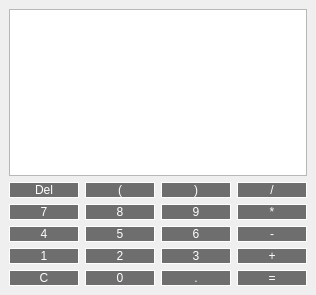
<?xml version="1.0" encoding="UTF-8"?>
<ui version="4.0">
 <class>MainWindow</class>
 <widget class="QMainWindow" name="MainWindow">
  <property name="geometry">
   <rect>
    <x>0</x>
    <y>0</y>
    <width>316</width>
    <height>295</height>
   </rect>
  </property>
  <property name="minimumSize">
   <size>
    <width>250</width>
    <height>200</height>
   </size>
  </property>
  <property name="maximumSize">
   <size>
    <width>1920</width>
    <height>1080</height>
   </size>
  </property>
  <property name="cursor">
   <cursorShape>CrossCursor</cursorShape>
  </property>
  <property name="windowTitle">
   <string notr="true">Calculator</string>
  </property>
  <property name="windowIcon">
   <iconset theme="accessories-calculator"/>
  </property>
  <property name="windowOpacity">
   <double>0.850000000000000</double>
  </property>
  <widget class="QWidget" name="centralwidget">
   <layout class="QGridLayout" name="gridLayout">
    <item row="6" column="0">
     <widget class="QPushButton" name="add4PushButton">
      <property name="styleSheet">
       <string notr="true">QPushButton {
  background-color: rgb(110, 110, 110);
  color: white; 
  border: 1px solid white;
  border-radius: 18px;
}

QPushButton:pressed {
    background-color: qlineargradient(x1: 0, y1: 0, x2: 0, y2: 1,
                                      stop: 0 #FF7832, stop: 1 #FF9739);
}</string>
      </property>
      <property name="text">
       <string>4</string>
      </property>
     </widget>
    </item>
    <item row="5" column="3">
     <widget class="QPushButton" name="multiplyPushButton">
      <property name="styleSheet">
       <string notr="true">QPushButton {
  background-color: rgb(110, 110, 110);
  color: white; 
  border: 1px solid white;
  border-radius: 18px;
}

QPushButton:pressed {
    background-color: qlineargradient(x1: 0, y1: 0, x2: 0, y2: 1,
                                      stop: 0 #FF7832, stop: 1 #FF9739);
}</string>
      </property>
      <property name="text">
       <string>*</string>
      </property>
     </widget>
    </item>
    <item row="7" column="2">
     <widget class="QPushButton" name="add3PushButton">
      <property name="styleSheet">
       <string notr="true">QPushButton {
  background-color: rgb(110, 110, 110);
  color: white; 
  border: 1px solid white;
  border-radius: 18px;
}

QPushButton:pressed {
    background-color: qlineargradient(x1: 0, y1: 0, x2: 0, y2: 1,
                                      stop: 0 #FF7832, stop: 1 #FF9739);
}</string>
      </property>
      <property name="text">
       <string>3</string>
      </property>
     </widget>
    </item>
    <item row="8" column="3">
     <widget class="QPushButton" name="equalPushButton">
      <property name="styleSheet">
       <string notr="true">QPushButton {
  background-color: rgb(110, 110, 110);
  color: white; 
  border: 1px solid white;
  border-radius: 18px;
}

QPushButton:pressed {
    background-color: qlineargradient(x1: 0, y1: 0, x2: 0, y2: 1,
                                      stop: 0 #FF7832, stop: 1 #FF9739);
}</string>
      </property>
      <property name="text">
       <string>=</string>
      </property>
     </widget>
    </item>
    <item row="7" column="1">
     <widget class="QPushButton" name="add2PushButton">
      <property name="styleSheet">
       <string notr="true">QPushButton {
  background-color: rgb(110, 110, 110);
  color: white; 
  border: 1px solid white;
  border-radius: 18px;
}

QPushButton:pressed {
    background-color: qlineargradient(x1: 0, y1: 0, x2: 0, y2: 1,
                                      stop: 0 #FF7832, stop: 1 #FF9739);
}</string>
      </property>
      <property name="text">
       <string>2</string>
      </property>
     </widget>
    </item>
    <item row="5" column="1">
     <widget class="QPushButton" name="add8PushButton">
      <property name="styleSheet">
       <string notr="true">QPushButton {
  background-color: rgb(110, 110, 110);
  color: white; 
  border: 1px solid white;
  border-radius: 18px;
}

QPushButton:pressed {
    background-color: qlineargradient(x1: 0, y1: 0, x2: 0, y2: 1,
                                      stop: 0 #FF7832, stop: 1 #FF9739);
}</string>
      </property>
      <property name="text">
       <string>8</string>
      </property>
     </widget>
    </item>
    <item row="7" column="0">
     <widget class="QPushButton" name="add1PushButton">
      <property name="styleSheet">
       <string notr="true">QPushButton {
  background-color: rgb(110, 110, 110);
  color: white; 
  border: 1px solid white;
  border-radius: 18px;
}

QPushButton:pressed {
    background-color: qlineargradient(x1: 0, y1: 0, x2: 0, y2: 1,
                                      stop: 0 #FF7832, stop: 1 #FF9739);
}</string>
      </property>
      <property name="text">
       <string>1</string>
      </property>
     </widget>
    </item>
    <item row="5" column="0">
     <widget class="QPushButton" name="add7PushButton">
      <property name="styleSheet">
       <string notr="true">QPushButton {
  background-color: rgb(110, 110, 110);
  color: white; 
  border: 1px solid white;
  border-radius: 18px;
}

QPushButton:pressed {
    background-color: qlineargradient(x1: 0, y1: 0, x2: 0, y2: 1,
                                      stop: 0 #FF7832, stop: 1 #FF9739);
}</string>
      </property>
      <property name="text">
       <string>7</string>
      </property>
     </widget>
    </item>
    <item row="6" column="3">
     <widget class="QPushButton" name="minusPushButton">
      <property name="styleSheet">
       <string notr="true">QPushButton {
  background-color: rgb(110, 110, 110);
  color: white; 
  border: 1px solid white;
  border-radius: 18px;
}

QPushButton:pressed {
    background-color: qlineargradient(x1: 0, y1: 0, x2: 0, y2: 1,
                                      stop: 0 #FF7832, stop: 1 #FF9739);
}</string>
      </property>
      <property name="text">
       <string>-</string>
      </property>
     </widget>
    </item>
    <item row="8" column="2">
     <widget class="QPushButton" name="addDotPushButton">
      <property name="styleSheet">
       <string notr="true">QPushButton {
  background-color: rgb(110, 110, 110);
  color: white; 
  border: 1px solid white;
  border-radius: 18px;
}

QPushButton:pressed {
    background-color: qlineargradient(x1: 0, y1: 0, x2: 0, y2: 1,
                                      stop: 0 #FF7832, stop: 1 #FF9739);
}</string>
      </property>
      <property name="text">
       <string>.</string>
      </property>
     </widget>
    </item>
    <item row="5" column="2">
     <widget class="QPushButton" name="add9PushButton">
      <property name="styleSheet">
       <string notr="true">QPushButton {
  background-color: rgb(110, 110, 110);
  color: white; 
  border: 1px solid white;
  border-radius: 18px;
}

QPushButton:pressed {
    background-color: qlineargradient(x1: 0, y1: 0, x2: 0, y2: 1,
                                      stop: 0 #FF7832, stop: 1 #FF9739);
}</string>
      </property>
      <property name="text">
       <string>9</string>
      </property>
     </widget>
    </item>
    <item row="6" column="1">
     <widget class="QPushButton" name="add5PushButton">
      <property name="styleSheet">
       <string notr="true">QPushButton {
  background-color: rgb(110, 110, 110);
  color: white; 
  border: 1px solid white;
  border-radius: 18px;
}

QPushButton:pressed {
    background-color: qlineargradient(x1: 0, y1: 0, x2: 0, y2: 1,
                                      stop: 0 #FF7832, stop: 1 #FF9739);
}</string>
      </property>
      <property name="text">
       <string>5</string>
      </property>
     </widget>
    </item>
    <item row="7" column="3">
     <widget class="QPushButton" name="plusPushButton">
      <property name="styleSheet">
       <string notr="true">QPushButton {
  background-color: rgb(110, 110, 110);
  color: white; 
  border: 1px solid white;
  border-radius: 18px;
}

QPushButton:pressed {
    background-color: qlineargradient(x1: 0, y1: 0, x2: 0, y2: 1,
                                      stop: 0 #FF7832, stop: 1 #FF9739);
}</string>
      </property>
      <property name="text">
       <string>+</string>
      </property>
     </widget>
    </item>
    <item row="0" column="0" colspan="4">
     <widget class="QTextEdit" name="outputLabel">
      <property name="enabled">
       <bool>true</bool>
      </property>
      <property name="sizePolicy">
       <sizepolicy hsizetype="Preferred" vsizetype="Preferred">
        <horstretch>0</horstretch>
        <verstretch>0</verstretch>
       </sizepolicy>
      </property>
     </widget>
    </item>
    <item row="6" column="2">
     <widget class="QPushButton" name="add6PushButton">
      <property name="styleSheet">
       <string notr="true">QPushButton {
  background-color: rgb(110, 110, 110);
  color: white; 
  border: 1px solid white;
  border-radius: 18px;
}

QPushButton:pressed {
    background-color: qlineargradient(x1: 0, y1: 0, x2: 0, y2: 1,
                                      stop: 0 #FF7832, stop: 1 #FF9739);
}</string>
      </property>
      <property name="text">
       <string>6</string>
      </property>
     </widget>
    </item>
    <item row="3" column="3">
     <widget class="QPushButton" name="dividePushButton">
      <property name="styleSheet">
       <string notr="true">QPushButton {
  background-color: rgb(110, 110, 110);
  color: white; 
  border: 1px solid white;
  border-radius: 18px;
}

QPushButton:pressed {
    background-color: qlineargradient(x1: 0, y1: 0, x2: 0, y2: 1,
                                      stop: 0 #FF7832, stop: 1 #FF9739);
}</string>
      </property>
      <property name="text">
       <string>/</string>
      </property>
     </widget>
    </item>
    <item row="8" column="1">
     <widget class="QPushButton" name="add0PushButton">
      <property name="styleSheet">
       <string notr="true">QPushButton {
  background-color: rgb(110, 110, 110);
  color: white; 
  border: 1px solid white;
  border-radius: 18px;
}

QPushButton:pressed {
    background-color: qlineargradient(x1: 0, y1: 0, x2: 0, y2: 1,
                                      stop: 0 #FF7832, stop: 1 #FF9739);
}</string>
      </property>
      <property name="text">
       <string>0</string>
      </property>
     </widget>
    </item>
    <item row="8" column="0">
     <widget class="QPushButton" name="clearPushButton">
      <property name="styleSheet">
       <string notr="true">QPushButton {
  background-color: rgb(110, 110, 110);
  color: white; 
  border: 1px solid white;
  border-radius: 18px;
}

QPushButton:pressed {
    background-color: qlineargradient(x1: 0, y1: 0, x2: 0, y2: 1,
                                      stop: 0 #FF7832, stop: 1 #FF9739);
}</string>
      </property>
      <property name="text">
       <string>C</string>
      </property>
     </widget>
    </item>
    <item row="3" column="0">
     <widget class="QPushButton" name="delPushButton">
      <property name="styleSheet">
       <string notr="true">QPushButton {
  background-color: rgb(110, 110, 110);
  color: white; 
  border: 1px solid white;
  border-radius: 18px;
}

QPushButton:pressed {
    background-color: qlineargradient(x1: 0, y1: 0, x2: 0, y2: 1,
                                      stop: 0 #FF7832, stop: 1 #FF9739);
}</string>
      </property>
      <property name="text">
       <string>Del</string>
      </property>
     </widget>
    </item>
    <item row="3" column="1">
     <widget class="QPushButton" name="openParenthesisPushButton">
      <property name="styleSheet">
       <string notr="true">QPushButton {
  background-color: rgb(110, 110, 110);
  color: white; 
  border: 1px solid white;
  border-radius: 18px;
}

QPushButton:pressed {
    background-color: qlineargradient(x1: 0, y1: 0, x2: 0, y2: 1,
                                      stop: 0 #FF7832, stop: 1 #FF9739);
}</string>
      </property>
      <property name="text">
       <string>(</string>
      </property>
     </widget>
    </item>
    <item row="3" column="2">
     <widget class="QPushButton" name="closeParenthesisPushButton">
      <property name="styleSheet">
       <string notr="true">QPushButton {
  background-color: rgb(110, 110, 110);
  color: white; 
  border: 1px solid white;
  border-radius: 18px;
}

QPushButton:pressed {
    background-color: qlineargradient(x1: 0, y1: 0, x2: 0, y2: 1,
                                      stop: 0 #FF7832, stop: 1 #FF9739);
}</string>
      </property>
      <property name="text">
       <string>)</string>
      </property>
     </widget>
    </item>
   </layout>
  </widget>
 </widget>
 <resources/>
 <connections/>
</ui>
